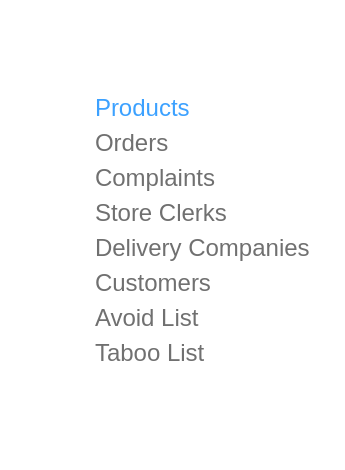
     <widget class="QFrame" name="Menu">
      <property name="minimumSize">
       <size>
        <width>345</width>
        <height>0</height>
       </size>
      </property>
      <property name="maximumSize">
       <size>
        <width>345</width>
        <height>16777215</height>
       </size>
      </property>
      <property name="styleSheet">
       <string notr="true">background-color: rgb(255, 255, 255);</string>
      </property>
      <property name="frameShape">
       <enum>QFrame::NoFrame</enum>
      </property>
      <property name="frameShadow">
       <enum>QFrame::Raised</enum>
      </property>
      <layout class="QVBoxLayout" name="verticalLayout_2">
       <property name="spacing">
        <number>0</number>
       </property>
       <property name="leftMargin">
        <number>0</number>
       </property>
       <property name="topMargin">
        <number>0</number>
       </property>
       <property name="rightMargin">
        <number>0</number>
       </property>
       <property name="bottomMargin">
        <number>0</number>
       </property>
       <item>
        <widget class="QFrame" name="Logo">
         <property name="minimumSize">
          <size>
           <width>0</width>
           <height>90</height>
          </size>
         </property>
         <property name="maximumSize">
          <size>
           <width>16777215</width>
           <height>90</height>
          </size>
         </property>
         <property name="layoutDirection">
          <enum>Qt::LeftToRight</enum>
         </property>
         <property name="frameShape">
          <enum>QFrame::NoFrame</enum>
         </property>
         <property name="frameShadow">
          <enum>QFrame::Raised</enum>
         </property>
         <layout class="QVBoxLayout" name="verticalLayout_4">
          <property name="spacing">
           <number>0</number>
          </property>
          <property name="leftMargin">
           <number>25</number>
          </property>
          <property name="topMargin">
           <number>0</number>
          </property>
          <property name="rightMargin">
           <number>0</number>
          </property>
          <property name="bottomMargin">
           <number>0</number>
          </property>
          <item>
           <widget class="QLabel" name="Company_Logo">
            <property name="enabled">
             <bool>true</bool>
            </property>
            <property name="sizePolicy">
             <sizepolicy hsizetype="Preferred" vsizetype="Preferred">
              <horstretch>0</horstretch>
              <verstretch>0</verstretch>
             </sizepolicy>
            </property>
            <property name="maximumSize">
             <size>
              <width>100</width>
              <height>24</height>
             </size>
            </property>
            <property name="text">
             <string/>
            </property>
            <property name="pixmap">
             <pixmap>../Resources/Icons/XPACE_LOGO.png</pixmap>
            </property>
            <property name="scaledContents">
             <bool>true</bool>
            </property>
            <property name="alignment">
             <set>Qt::AlignCenter</set>
            </property>
            <property name="wordWrap">
             <bool>false</bool>
            </property>
           </widget>
          </item>
         </layout>
        </widget>
       </item>
       <item>
        <widget class="QFrame" name="Menu_buttons">
         <property name="styleSheet">
          <string notr="true">border:none;
Text-align:left;
color:rgb(112, 112, 112);
</string>
         </property>
         <property name="frameShape">
          <enum>QFrame::NoFrame</enum>
         </property>
         <property name="frameShadow">
          <enum>QFrame::Raised</enum>
         </property>
         <layout class="QVBoxLayout" name="verticalLayout_6">
          <property name="spacing">
           <number>0</number>
          </property>
          <property name="leftMargin">
           <number>35</number>
          </property>
          <property name="topMargin">
           <number>0</number>
          </property>
          <property name="rightMargin">
           <number>0</number>
          </property>
          <property name="bottomMargin">
           <number>100</number>
          </property>
          <item>
           <widget class="QFrame" name="ProductsPage_Button">
            <property name="frameShape">
             <enum>QFrame::NoFrame</enum>
            </property>
            <property name="frameShadow">
             <enum>QFrame::Raised</enum>
            </property>
            <layout class="QHBoxLayout" name="horizontalLayout_2">
             <property name="spacing">
              <number>25</number>
             </property>
             <property name="leftMargin">
              <number>0</number>
             </property>
             <property name="topMargin">
              <number>0</number>
             </property>
             <property name="rightMargin">
              <number>0</number>
             </property>
             <property name="bottomMargin">
              <number>0</number>
             </property>
             <item>
              <widget class="QLabel" name="Products_Icon">
               <property name="minimumSize">
                <size>
                 <width>35</width>
                 <height>35</height>
                </size>
               </property>
               <property name="maximumSize">
                <size>
                 <width>35</width>
                 <height>35</height>
                </size>
               </property>
               <property name="text">
                <string/>
               </property>
               <property name="pixmap">
                <pixmap>../Resources/Icons/products.png</pixmap>
               </property>
               <property name="scaledContents">
                <bool>true</bool>
               </property>
              </widget>
             </item>
             <item>
              <widget class="QPushButton" name="Products_pushButton">
               <property name="sizePolicy">
                <sizepolicy hsizetype="Expanding" vsizetype="Expanding">
                 <horstretch>0</horstretch>
                 <verstretch>0</verstretch>
                </sizepolicy>
               </property>
               <property name="font">
                <font>
                 <family>Helvetica</family>
                 <pointsize>18</pointsize>
                 <weight>50</weight>
                 <bold>false</bold>
                </font>
               </property>
               <property name="layoutDirection">
                <enum>Qt::LeftToRight</enum>
               </property>
               <property name="autoFillBackground">
                <bool>false</bool>
               </property>
               <property name="styleSheet">
                <string notr="true">QPushButton{
	color: rgb(60, 161, 255);
}
QPushButton:hover {
	color:rgb(60, 161, 255);
}</string>
               </property>
               <property name="text">
                <string>Products</string>
               </property>
               <property name="autoDefault">
                <bool>true</bool>
               </property>
               <property name="default">
                <bool>true</bool>
               </property>
              </widget>
             </item>
            </layout>
           </widget>
          </item>
          <item>
           <widget class="QFrame" name="OrdersPage_Button">
            <property name="frameShape">
             <enum>QFrame::NoFrame</enum>
            </property>
            <property name="frameShadow">
             <enum>QFrame::Raised</enum>
            </property>
            <layout class="QHBoxLayout" name="horizontalLayout_4">
             <property name="spacing">
              <number>25</number>
             </property>
             <property name="leftMargin">
              <number>0</number>
             </property>
             <property name="topMargin">
              <number>0</number>
             </property>
             <property name="rightMargin">
              <number>0</number>
             </property>
             <property name="bottomMargin">
              <number>0</number>
             </property>
             <item>
              <widget class="QLabel" name="Orders_Icon">
               <property name="minimumSize">
                <size>
                 <width>35</width>
                 <height>35</height>
                </size>
               </property>
               <property name="maximumSize">
                <size>
                 <width>35</width>
                 <height>35</height>
                </size>
               </property>
               <property name="text">
                <string/>
               </property>
               <property name="pixmap">
                <pixmap>../Resources/Icons/orders.png</pixmap>
               </property>
               <property name="scaledContents">
                <bool>true</bool>
               </property>
              </widget>
             </item>
             <item>
              <widget class="QPushButton" name="Orders_pushButton">
               <property name="sizePolicy">
                <sizepolicy hsizetype="Expanding" vsizetype="Expanding">
                 <horstretch>0</horstretch>
                 <verstretch>0</verstretch>
                </sizepolicy>
               </property>
               <property name="font">
                <font>
                 <family>Helvetica</family>
                 <pointsize>18</pointsize>
                </font>
               </property>
               <property name="layoutDirection">
                <enum>Qt::LeftToRight</enum>
               </property>
               <property name="autoFillBackground">
                <bool>false</bool>
               </property>
               <property name="styleSheet">
                <string notr="true">QPushButton:hover {
	color:rgb(60, 161, 255);
}</string>
               </property>
               <property name="text">
                <string>Orders</string>
               </property>
               <property name="autoDefault">
                <bool>true</bool>
               </property>
               <property name="default">
                <bool>true</bool>
               </property>
              </widget>
             </item>
            </layout>
           </widget>
          </item>
          <item>
           <widget class="QFrame" name="ComplaintsPage_Button">
            <property name="frameShape">
             <enum>QFrame::NoFrame</enum>
            </property>
            <property name="frameShadow">
             <enum>QFrame::Raised</enum>
            </property>
            <layout class="QHBoxLayout" name="horizontalLayout_6">
             <property name="spacing">
              <number>25</number>
             </property>
             <property name="leftMargin">
              <number>0</number>
             </property>
             <property name="topMargin">
              <number>0</number>
             </property>
             <property name="rightMargin">
              <number>0</number>
             </property>
             <property name="bottomMargin">
              <number>0</number>
             </property>
             <item>
              <widget class="QLabel" name="Complaints_Icon">
               <property name="minimumSize">
                <size>
                 <width>35</width>
                 <height>35</height>
                </size>
               </property>
               <property name="maximumSize">
                <size>
                 <width>35</width>
                 <height>35</height>
                </size>
               </property>
               <property name="text">
                <string/>
               </property>
               <property name="pixmap">
                <pixmap>../Resources/Icons/complaints.png</pixmap>
               </property>
               <property name="scaledContents">
                <bool>true</bool>
               </property>
              </widget>
             </item>
             <item>
              <widget class="QPushButton" name="Complaints_pushButton">
               <property name="sizePolicy">
                <sizepolicy hsizetype="Expanding" vsizetype="Expanding">
                 <horstretch>0</horstretch>
                 <verstretch>0</verstretch>
                </sizepolicy>
               </property>
               <property name="font">
                <font>
                 <family>Helvetica</family>
                 <pointsize>18</pointsize>
                </font>
               </property>
               <property name="layoutDirection">
                <enum>Qt::LeftToRight</enum>
               </property>
               <property name="autoFillBackground">
                <bool>false</bool>
               </property>
               <property name="styleSheet">
                <string notr="true">QPushButton:hover {
	color:rgb(60, 161, 255);
}</string>
               </property>
               <property name="text">
                <string>Complaints</string>
               </property>
               <property name="autoDefault">
                <bool>true</bool>
               </property>
               <property name="default">
                <bool>true</bool>
               </property>
              </widget>
             </item>
            </layout>
           </widget>
          </item>
          <item>
           <widget class="QFrame" name="StoreClerksPage_button">
            <property name="frameShape">
             <enum>QFrame::NoFrame</enum>
            </property>
            <property name="frameShadow">
             <enum>QFrame::Raised</enum>
            </property>
            <layout class="QHBoxLayout" name="horizontalLayout_7">
             <property name="spacing">
              <number>25</number>
             </property>
             <property name="leftMargin">
              <number>0</number>
             </property>
             <property name="topMargin">
              <number>0</number>
             </property>
             <property name="rightMargin">
              <number>0</number>
             </property>
             <property name="bottomMargin">
              <number>0</number>
             </property>
             <item>
              <widget class="QLabel" name="StoreClerks_Icon">
               <property name="minimumSize">
                <size>
                 <width>35</width>
                 <height>35</height>
                </size>
               </property>
               <property name="maximumSize">
                <size>
                 <width>35</width>
                 <height>35</height>
                </size>
               </property>
               <property name="text">
                <string/>
               </property>
               <property name="pixmap">
                <pixmap>../Resources/Icons/clerk.png</pixmap>
               </property>
               <property name="scaledContents">
                <bool>true</bool>
               </property>
              </widget>
             </item>
             <item>
              <widget class="QPushButton" name="StoreClerks_pushButton">
               <property name="sizePolicy">
                <sizepolicy hsizetype="Expanding" vsizetype="Expanding">
                 <horstretch>0</horstretch>
                 <verstretch>0</verstretch>
                </sizepolicy>
               </property>
               <property name="font">
                <font>
                 <family>Helvetica</family>
                 <pointsize>18</pointsize>
                </font>
               </property>
               <property name="layoutDirection">
                <enum>Qt::LeftToRight</enum>
               </property>
               <property name="autoFillBackground">
                <bool>false</bool>
               </property>
               <property name="styleSheet">
                <string notr="true">QPushButton:hover {
	color:rgb(60, 161, 255);
}</string>
               </property>
               <property name="text">
                <string>Store Clerks</string>
               </property>
               <property name="autoDefault">
                <bool>true</bool>
               </property>
               <property name="default">
                <bool>true</bool>
               </property>
              </widget>
             </item>
            </layout>
           </widget>
          </item>
          <item>
           <widget class="QFrame" name="deliveryCompanies_Button">
            <property name="minimumSize">
             <size>
              <width>0</width>
              <height>0</height>
             </size>
            </property>
            <property name="frameShape">
             <enum>QFrame::StyledPanel</enum>
            </property>
            <property name="frameShadow">
             <enum>QFrame::Raised</enum>
            </property>
            <layout class="QHBoxLayout" name="horizontalLayout_24">
             <property name="spacing">
              <number>25</number>
             </property>
             <property name="leftMargin">
              <number>0</number>
             </property>
             <property name="topMargin">
              <number>0</number>
             </property>
             <property name="rightMargin">
              <number>0</number>
             </property>
             <property name="bottomMargin">
              <number>0</number>
             </property>
             <item>
              <widget class="QLabel" name="label_29">
               <property name="minimumSize">
                <size>
                 <width>35</width>
                 <height>35</height>
                </size>
               </property>
               <property name="maximumSize">
                <size>
                 <width>35</width>
                 <height>35</height>
                </size>
               </property>
               <property name="text">
                <string/>
               </property>
               <property name="pixmap">
                <pixmap>../Resources/Icons/delivery.png</pixmap>
               </property>
               <property name="scaledContents">
                <bool>true</bool>
               </property>
              </widget>
             </item>
             <item>
              <widget class="QPushButton" name="DeliveryCompanies_pushButton">
               <property name="sizePolicy">
                <sizepolicy hsizetype="Expanding" vsizetype="Expanding">
                 <horstretch>0</horstretch>
                 <verstretch>0</verstretch>
                </sizepolicy>
               </property>
               <property name="font">
                <font>
                 <family>Helvetica</family>
                 <pointsize>18</pointsize>
                </font>
               </property>
               <property name="styleSheet">
                <string notr="true">QPushButton:hover {
	color:rgb(60, 161, 255);
}</string>
               </property>
               <property name="text">
                <string>Delivery Companies</string>
               </property>
              </widget>
             </item>
            </layout>
           </widget>
          </item>
          <item>
           <widget class="QFrame" name="CustomersPage_Button">
            <property name="frameShape">
             <enum>QFrame::NoFrame</enum>
            </property>
            <property name="frameShadow">
             <enum>QFrame::Raised</enum>
            </property>
            <layout class="QHBoxLayout" name="horizontalLayout_8">
             <property name="spacing">
              <number>25</number>
             </property>
             <property name="leftMargin">
              <number>0</number>
             </property>
             <property name="topMargin">
              <number>0</number>
             </property>
             <property name="rightMargin">
              <number>0</number>
             </property>
             <property name="bottomMargin">
              <number>0</number>
             </property>
             <item>
              <widget class="QLabel" name="Customers_Icon">
               <property name="minimumSize">
                <size>
                 <width>35</width>
                 <height>35</height>
                </size>
               </property>
               <property name="maximumSize">
                <size>
                 <width>35</width>
                 <height>35</height>
                </size>
               </property>
               <property name="text">
                <string/>
               </property>
               <property name="pixmap">
                <pixmap>../Resources/Icons/customer.png</pixmap>
               </property>
               <property name="scaledContents">
                <bool>true</bool>
               </property>
              </widget>
             </item>
             <item>
              <widget class="QPushButton" name="Customers_pushButton">
               <property name="sizePolicy">
                <sizepolicy hsizetype="Expanding" vsizetype="Expanding">
                 <horstretch>0</horstretch>
                 <verstretch>0</verstretch>
                </sizepolicy>
               </property>
               <property name="font">
                <font>
                 <family>Helvetica</family>
                 <pointsize>18</pointsize>
                </font>
               </property>
               <property name="layoutDirection">
                <enum>Qt::LeftToRight</enum>
               </property>
               <property name="autoFillBackground">
                <bool>false</bool>
               </property>
               <property name="styleSheet">
                <string notr="true">QPushButton:hover {
	color:rgb(60, 161, 255);
}</string>
               </property>
               <property name="text">
                <string>Customers</string>
               </property>
               <property name="autoDefault">
                <bool>true</bool>
               </property>
               <property name="default">
                <bool>true</bool>
               </property>
              </widget>
             </item>
            </layout>
           </widget>
          </item>
          <item>
           <widget class="QFrame" name="AvoidListPage_Button">
            <property name="frameShape">
             <enum>QFrame::NoFrame</enum>
            </property>
            <property name="frameShadow">
             <enum>QFrame::Raised</enum>
            </property>
            <layout class="QHBoxLayout" name="horizontalLayout_9">
             <property name="spacing">
              <number>25</number>
             </property>
             <property name="leftMargin">
              <number>0</number>
             </property>
             <property name="topMargin">
              <number>0</number>
             </property>
             <property name="rightMargin">
              <number>0</number>
             </property>
             <property name="bottomMargin">
              <number>0</number>
             </property>
             <item>
              <widget class="QLabel" name="AvoidList_Icon">
               <property name="minimumSize">
                <size>
                 <width>35</width>
                 <height>35</height>
                </size>
               </property>
               <property name="maximumSize">
                <size>
                 <width>35</width>
                 <height>35</height>
                </size>
               </property>
               <property name="text">
                <string/>
               </property>
               <property name="pixmap">
                <pixmap>../Resources/Icons/avoid.png</pixmap>
               </property>
               <property name="scaledContents">
                <bool>true</bool>
               </property>
              </widget>
             </item>
             <item>
              <widget class="QPushButton" name="AvoidList_pushButton">
               <property name="sizePolicy">
                <sizepolicy hsizetype="Expanding" vsizetype="Expanding">
                 <horstretch>0</horstretch>
                 <verstretch>0</verstretch>
                </sizepolicy>
               </property>
               <property name="font">
                <font>
                 <family>Helvetica</family>
                 <pointsize>18</pointsize>
                </font>
               </property>
               <property name="layoutDirection">
                <enum>Qt::LeftToRight</enum>
               </property>
               <property name="autoFillBackground">
                <bool>false</bool>
               </property>
               <property name="styleSheet">
                <string notr="true">QPushButton:hover {
	color:rgb(60, 161, 255);
}</string>
               </property>
               <property name="text">
                <string>Avoid List</string>
               </property>
               <property name="autoDefault">
                <bool>true</bool>
               </property>
               <property name="default">
                <bool>true</bool>
               </property>
              </widget>
             </item>
            </layout>
           </widget>
          </item>
          <item>
           <widget class="QFrame" name="TabooListPage_Button">
            <property name="frameShape">
             <enum>QFrame::NoFrame</enum>
            </property>
            <property name="frameShadow">
             <enum>QFrame::Raised</enum>
            </property>
            <layout class="QHBoxLayout" name="horizontalLayout_10">
             <property name="spacing">
              <number>25</number>
             </property>
             <property name="leftMargin">
              <number>0</number>
             </property>
             <property name="topMargin">
              <number>0</number>
             </property>
             <property name="rightMargin">
              <number>0</number>
             </property>
             <property name="bottomMargin">
              <number>0</number>
             </property>
             <item>
              <widget class="QLabel" name="TabooList_Icon">
               <property name="minimumSize">
                <size>
                 <width>35</width>
                 <height>35</height>
                </size>
               </property>
               <property name="maximumSize">
                <size>
                 <width>35</width>
                 <height>35</height>
                </size>
               </property>
               <property name="text">
                <string/>
               </property>
               <property name="pixmap">
                <pixmap>../Resources/Icons/taboo.png</pixmap>
               </property>
               <property name="scaledContents">
                <bool>true</bool>
               </property>
              </widget>
             </item>
             <item>
              <widget class="QPushButton" name="TabooList_pushButton">
               <property name="sizePolicy">
                <sizepolicy hsizetype="Expanding" vsizetype="Expanding">
                 <horstretch>0</horstretch>
                 <verstretch>0</verstretch>
                </sizepolicy>
               </property>
               <property name="font">
                <font>
                 <family>Helvetica</family>
                 <pointsize>18</pointsize>
                </font>
               </property>
               <property name="layoutDirection">
                <enum>Qt::LeftToRight</enum>
               </property>
               <property name="autoFillBackground">
                <bool>false</bool>
               </property>
               <property name="styleSheet">
                <string notr="true">QPushButton:hover {
	color:rgb(60, 161, 255);
}</string>
               </property>
               <property name="text">
                <string>Taboo List</string>
               </property>
               <property name="autoDefault">
                <bool>true</bool>
               </property>
               <property name="default">
                <bool>true</bool>
               </property>
              </widget>
             </item>
            </layout>
           </widget>
          </item>
         </layout>
        </widget>
       </item>
      </layout>
     </widget>
